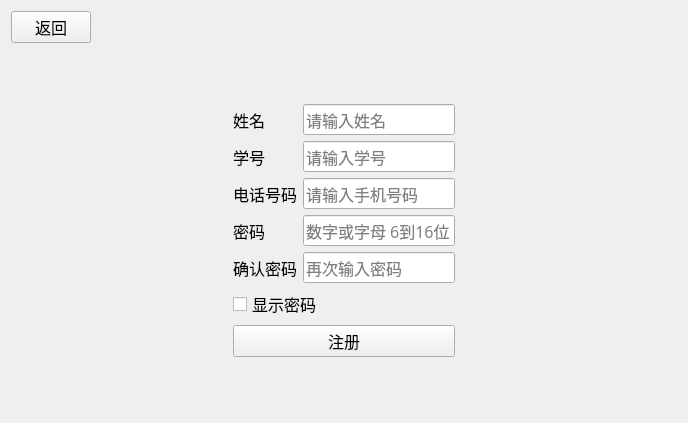
<?xml version="1.0" encoding="UTF-8"?>
<ui version="4.0">
 <class>signUpPage</class>
 <widget class="QWidget" name="signUpPage">
  <property name="geometry">
   <rect>
    <x>0</x>
    <y>0</y>
    <width>688</width>
    <height>423</height>
   </rect>
  </property>
  <property name="windowTitle">
   <string>Form</string>
  </property>
  <layout class="QGridLayout" name="gridLayout">
   <item row="0" column="0">
    <layout class="QHBoxLayout" name="horizontalLayout">
     <item>
      <widget class="QPushButton" name="pushButton_2">
       <property name="font">
        <font>
         <family>微软雅黑</family>
         <pointsize>12</pointsize>
        </font>
       </property>
       <property name="text">
        <string>返回</string>
       </property>
      </widget>
     </item>
     <item>
      <spacer name="horizontalSpacer">
       <property name="orientation">
        <enum>Qt::Horizontal</enum>
       </property>
       <property name="sizeHint" stdset="0">
        <size>
         <width>40</width>
         <height>20</height>
        </size>
       </property>
      </spacer>
     </item>
    </layout>
   </item>
   <item row="1" column="0">
    <layout class="QHBoxLayout" name="horizontalLayout_3">
     <item>
      <spacer name="horizontalSpacer_2">
       <property name="orientation">
        <enum>Qt::Horizontal</enum>
       </property>
       <property name="sizeHint" stdset="0">
        <size>
         <width>40</width>
         <height>20</height>
        </size>
       </property>
      </spacer>
     </item>
     <item>
      <layout class="QVBoxLayout" name="verticalLayout_3">
       <item>
        <spacer name="verticalSpacer">
         <property name="orientation">
          <enum>Qt::Vertical</enum>
         </property>
         <property name="sizeHint" stdset="0">
          <size>
           <width>20</width>
           <height>40</height>
          </size>
         </property>
        </spacer>
       </item>
       <item>
        <layout class="QHBoxLayout" name="horizontalLayout_2">
         <item>
          <layout class="QVBoxLayout" name="verticalLayout_2">
           <item>
            <widget class="QLabel" name="label">
             <property name="font">
              <font>
               <family>微软雅黑</family>
               <pointsize>12</pointsize>
              </font>
             </property>
             <property name="text">
              <string>姓名</string>
             </property>
            </widget>
           </item>
           <item>
            <widget class="QLabel" name="label_2">
             <property name="font">
              <font>
               <family>微软雅黑</family>
               <pointsize>12</pointsize>
              </font>
             </property>
             <property name="text">
              <string>学号</string>
             </property>
            </widget>
           </item>
           <item>
            <widget class="QLabel" name="label_3">
             <property name="font">
              <font>
               <family>微软雅黑</family>
               <pointsize>12</pointsize>
              </font>
             </property>
             <property name="text">
              <string>电话号码</string>
             </property>
            </widget>
           </item>
           <item>
            <widget class="QLabel" name="label_4">
             <property name="font">
              <font>
               <family>微软雅黑</family>
               <pointsize>12</pointsize>
              </font>
             </property>
             <property name="text">
              <string>密码</string>
             </property>
            </widget>
           </item>
           <item>
            <widget class="QLabel" name="label_5">
             <property name="font">
              <font>
               <family>微软雅黑</family>
               <pointsize>12</pointsize>
              </font>
             </property>
             <property name="text">
              <string>确认密码</string>
             </property>
            </widget>
           </item>
          </layout>
         </item>
         <item>
          <layout class="QVBoxLayout" name="verticalLayout">
           <item>
            <widget class="QLineEdit" name="lineEdit">
             <property name="font">
              <font>
               <family>微软雅黑</family>
               <pointsize>12</pointsize>
              </font>
             </property>
             <property name="placeholderText">
              <string>请输入姓名</string>
             </property>
            </widget>
           </item>
           <item>
            <widget class="QLineEdit" name="lineEdit_2">
             <property name="font">
              <font>
               <family>微软雅黑</family>
               <pointsize>12</pointsize>
              </font>
             </property>
             <property name="placeholderText">
              <string>请输入学号</string>
             </property>
            </widget>
           </item>
           <item>
            <widget class="QLineEdit" name="lineEdit_3">
             <property name="font">
              <font>
               <family>微软雅黑</family>
               <pointsize>12</pointsize>
              </font>
             </property>
             <property name="placeholderText">
              <string>请输入手机号码</string>
             </property>
            </widget>
           </item>
           <item>
            <widget class="QLineEdit" name="lineEdit_4">
             <property name="font">
              <font>
               <family>微软雅黑</family>
               <pointsize>12</pointsize>
              </font>
             </property>
             <property name="echoMode">
              <enum>QLineEdit::Password</enum>
             </property>
             <property name="placeholderText">
              <string>数字或字母 6到16位</string>
             </property>
            </widget>
           </item>
           <item>
            <widget class="QLineEdit" name="lineEdit_5">
             <property name="font">
              <font>
               <family>微软雅黑</family>
               <pointsize>12</pointsize>
              </font>
             </property>
             <property name="echoMode">
              <enum>QLineEdit::Password</enum>
             </property>
             <property name="placeholderText">
              <string>再次输入密码</string>
             </property>
            </widget>
           </item>
          </layout>
         </item>
        </layout>
       </item>
       <item>
        <widget class="QCheckBox" name="checkBox">
         <property name="font">
          <font>
           <family>微软雅黑</family>
           <pointsize>12</pointsize>
          </font>
         </property>
         <property name="text">
          <string>显示密码</string>
         </property>
        </widget>
       </item>
       <item>
        <widget class="QPushButton" name="pushButton">
         <property name="font">
          <font>
           <family>微软雅黑</family>
           <pointsize>12</pointsize>
          </font>
         </property>
         <property name="text">
          <string>注册</string>
         </property>
        </widget>
       </item>
       <item>
        <spacer name="verticalSpacer_2">
         <property name="orientation">
          <enum>Qt::Vertical</enum>
         </property>
         <property name="sizeHint" stdset="0">
          <size>
           <width>20</width>
           <height>40</height>
          </size>
         </property>
        </spacer>
       </item>
      </layout>
     </item>
     <item>
      <spacer name="horizontalSpacer_3">
       <property name="orientation">
        <enum>Qt::Horizontal</enum>
       </property>
       <property name="sizeHint" stdset="0">
        <size>
         <width>40</width>
         <height>20</height>
        </size>
       </property>
      </spacer>
     </item>
    </layout>
   </item>
  </layout>
 </widget>
 <resources/>
 <connections/>
</ui>
